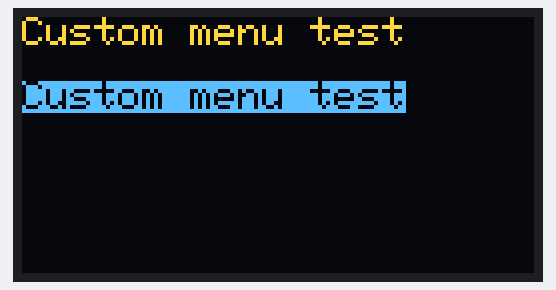
A sketch run on a simulated Arduino Nano, built with avr-gcc and run on an emulated ATmega328P. Parts: 128×64 one-colour display. The OLED is the two-colour kind (top 16 rows yellow); what the sketch prints to the serial monitor is not drawn.

Above: at 0.1 s.

The sketch:

adafruit_ssd1306_custom_menu_i2c.ino
```cpp
#include <SPI.h>
#include <Wire.h>
#include <Adafruit_GFX.h>
#include <Adafruit_SSD1306.h>


// demo for arduino nano
// https://www.instructables.com/Custom-Menu-Options-Using-Adafruit-SSD1306-SPI-Dis/

#define SCREEN_WIDTH 128 // OLED display width, in pixels
#define SCREEN_HEIGHT 64 // OLED display height, in pixels


// Declaration for an SSD1306 display connected to I2C (SDA, SCL pins)
#define OLED_RESET     -1 // Reset pin # (or -1 if sharing Arduino reset pin)
Adafruit_SSD1306 display(SCREEN_WIDTH, SCREEN_HEIGHT, &Wire, OLED_RESET);


int selected = 0;
int entered = -1;

void displaymenu(void) {

  int down = digitalRead(2);
  int up = digitalRead(3);
  int enter = digitalRead(4);
  int back = digitalRead(5);

  if(up == HIGH && down == HIGH){
    Serial.println("Don't press both buttons at the same time");
  };

  if(up == HIGH) {
    selected = selected + 1;
    delay(50);
  };

  if(down == HIGH) {
    selected = selected - 1;
    delay(50);
  };

  if(enter == HIGH) {
    entered = selected;
  };

  if(back == HIGH) {
    entered = -1;
  };
  // Serial.println(entered);
  const char *options[7] = {
    " Menu option 1 ",
    " Menu option 2 ",
    " Menu option 3 ",
    " Menu option 4 ",
    " Menu option 5 ",
    " Menu option 6 ",
    " Menu option 7 "
  };

  if(entered == -1) {
    display.clearDisplay();
    display.setTextSize(1);
    display.setTextColor(SSD1306_WHITE);
    display.setCursor(0,0);
    display.println(F("Custom menu test"));
    display.println("");
    for(int i=0;i < 7; i++) {
      if(i == selected) {
        display.setTextColor(SSD1306_BLACK, SSD1306_WHITE);
        display.println(options[i]);
      } else if(i != selected){
        display.setTextColor(SSD1306_WHITE);
        display.println(options[i]);
      }
    }
  } else if(entered == 0) {
      display.clearDisplay();
      display.setTextSize(1);
      display.setTextColor(SSD1306_WHITE);
      display.setCursor(0,0);
      display.println(F("Custom menu test"));
      display.println("Menu option 1");
      display.setTextColor(SSD1306_WHITE);
      display.setTextSize(2);
      display.println("Some cool stuff");
  } else if(entered == 1) {
      display.clearDisplay();
      display.setTextSize(1);
      display.setTextColor(SSD1306_WHITE);
      display.setCursor(0,0);
      display.println(F("Custom menu test"));
      display.println("Menu option 2");
      display.setTextColor(SSD1306_WHITE);
      display.setTextSize(2);
      display.println("More cool stuff :)");
  }
  display.display();
}


void test()
{
    Serial.println(F("SSD1306 testing....."));
    display.clearDisplay();
    display.setTextSize(1);
    display.setTextColor(SSD1306_WHITE);
    display.setCursor(0,0);
    display.println(F("Custom menu test"));
    display.println("");
    display.setTextColor(SSD1306_BLACK, SSD1306_WHITE);
    display.println(F("Custom menu test"));
    display.display();
    delay(2000);

}

void setup() {
  pinMode(2, INPUT);
  pinMode(3, INPUT);
  pinMode(4, INPUT);
  pinMode(5, INPUT);

  Serial.begin(9600);
  if(!display.begin(SSD1306_SWITCHCAPVCC)) {
    Serial.println(F("SSD1306 allocation failed"));
    for(;;); // Don't proceed, loop forever
  }
  else
    Serial.println(F("SSD1306 allocation Initialised okay"));
}

void loop() {
  // put your main code here, to run repeatedly:
  //displaymenu();
  test();
}
```
